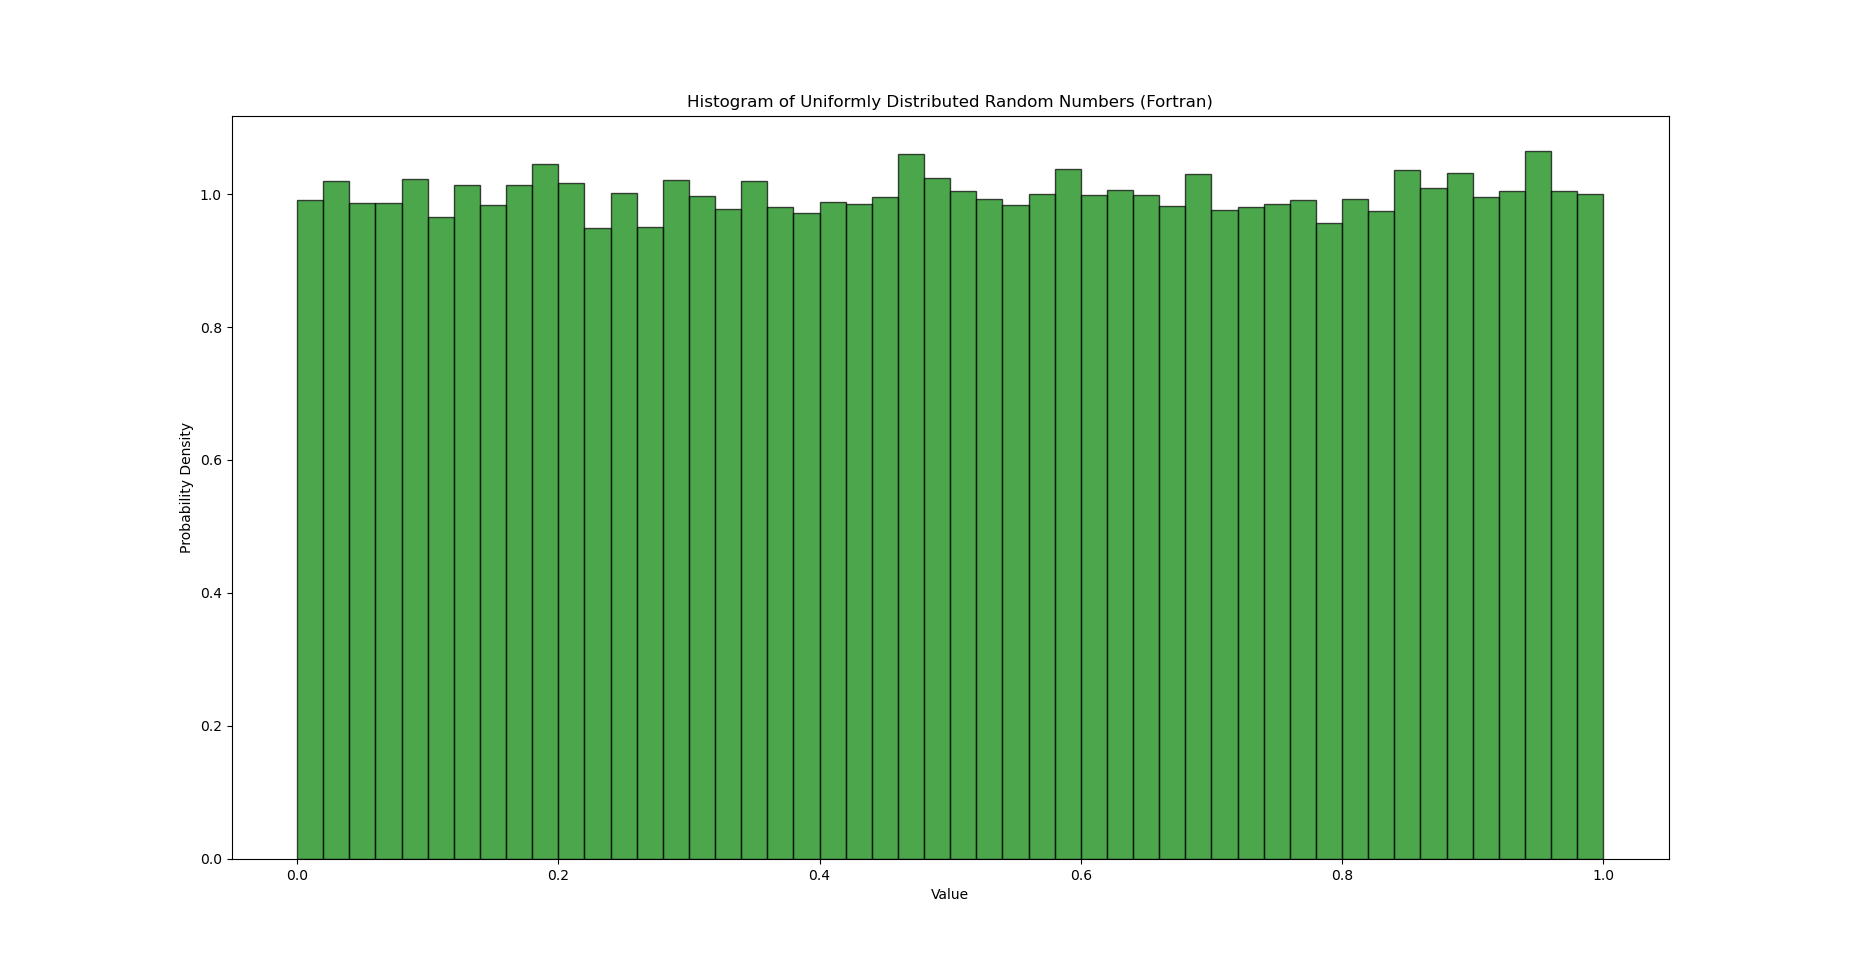

Write the Python code that produced this figure.
import numpy as np
import matplotlib.pyplot as plt

# Load random numbers generated by the Fortran program
random_numbers = np.loadtxt('ran_uni.dat')

# Plot histogram to visualize the probability distribution
plt.hist(random_numbers, bins=50, density=True, alpha=0.7, color='green', edgecolor='black')

# Add labels and title
plt.xlabel('Value')
plt.ylabel('Probability Density')
plt.title('Histogram of Uniformly Distributed Random Numbers (Fortran)')

# Show the plot
plt.show()
